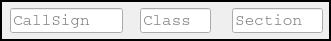
   <widget class="QFrame" name="frame_3">
    <property name="geometry">
     <rect>
      <x>10</x>
      <y>164</y>
      <width>331</width>
      <height>41</height>
     </rect>
    </property>
    <property name="font">
     <font>
      <family>Courier</family>
      <pointsize>12</pointsize>
      <weight>75</weight>
      <bold>true</bold>
     </font>
    </property>
    <property name="frameShape">
     <enum>QFrame::WinPanel</enum>
    </property>
    <property name="frameShadow">
     <enum>QFrame::Plain</enum>
    </property>
    <widget class="QLineEdit" name="callsign_entry">
     <property name="geometry">
      <rect>
       <x>10</x>
       <y>8</y>
       <width>113</width>
       <height>25</height>
      </rect>
     </property>
     <property name="font">
      <font>
       <family>JetBrains Mono</family>
       <pointsize>12</pointsize>
       <weight>50</weight>
       <bold>false</bold>
      </font>
     </property>
     <property name="focusPolicy">
      <enum>Qt::ClickFocus</enum>
     </property>
     <property name="toolTip">
      <string>Enter other operators callsign.</string>
     </property>
     <property name="statusTip">
      <string>Enter other operators callsign.</string>
     </property>
     <property name="whatsThis">
      <string>Enter other operators callsign.</string>
     </property>
     <property name="maxLength">
      <number>14</number>
     </property>
     <property name="frame">
      <bool>true</bool>
     </property>
     <property name="placeholderText">
      <string>CallSign</string>
     </property>
    </widget>
    <widget class="QLineEdit" name="class_entry">
     <property name="geometry">
      <rect>
       <x>140</x>
       <y>8</y>
       <width>71</width>
       <height>25</height>
      </rect>
     </property>
     <property name="font">
      <font>
       <family>JetBrains Mono</family>
       <pointsize>12</pointsize>
       <weight>50</weight>
       <bold>false</bold>
      </font>
     </property>
     <property name="focusPolicy">
      <enum>Qt::ClickFocus</enum>
     </property>
     <property name="placeholderText">
      <string>Class</string>
     </property>
    </widget>
    <widget class="QLineEdit" name="section_entry">
     <property name="geometry">
      <rect>
       <x>232</x>
       <y>8</y>
       <width>91</width>
       <height>25</height>
      </rect>
     </property>
     <property name="font">
      <font>
       <family>JetBrains Mono</family>
       <pointsize>12</pointsize>
       <weight>50</weight>
       <bold>false</bold>
      </font>
     </property>
     <property name="focusPolicy">
      <enum>Qt::ClickFocus</enum>
     </property>
     <property name="placeholderText">
      <string>Section</string>
     </property>
    </widget>
   </widget>
